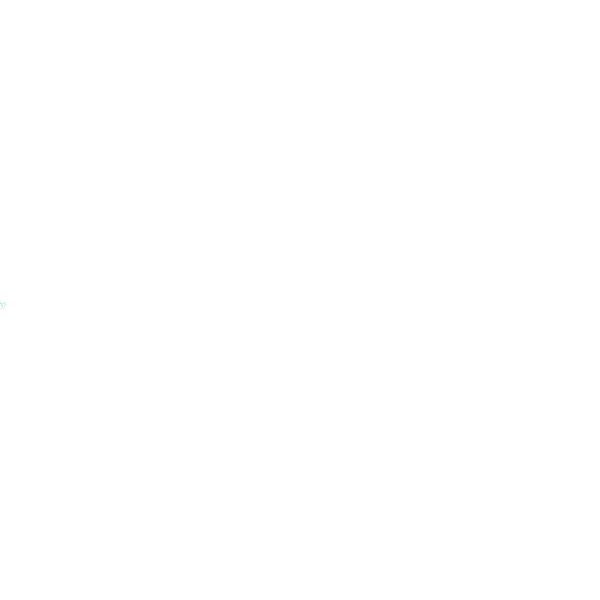
Frame 1 (no input)
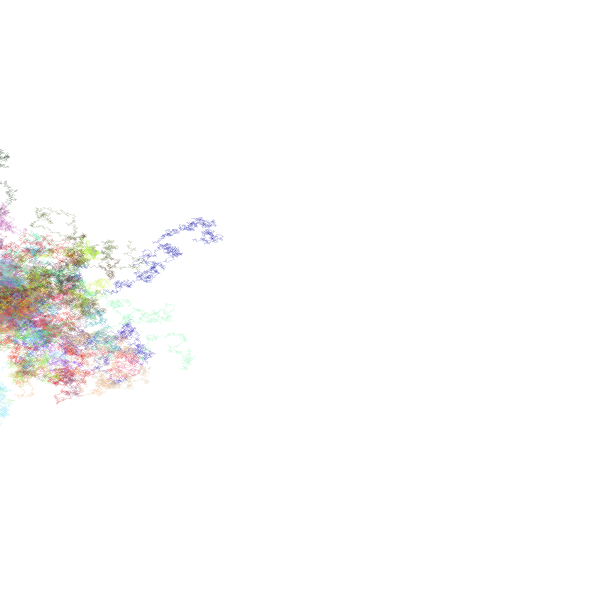
Frame 60 (the mouse pressed at the canvas centre just before this capture)
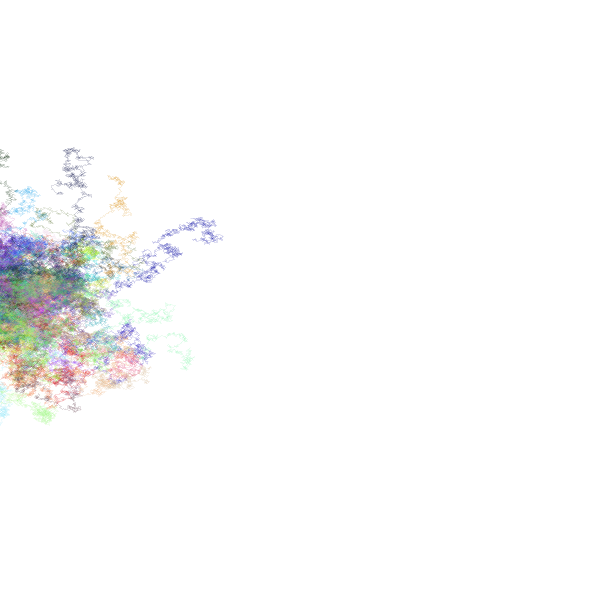
Frame 120 (the mouse held since frame 60 and released just before this capture)

The Processing sketch that drew these frames (run headless with seeded random() and noise(); from frame 60 on, the mouse is pressed at the canvas centre):

// Processing sketch: processing_101097
// ── processing_101097.pde

float[] xArray = new float[3600];
float[] yArray = new float[3600];


void setup() 
{
  size(600,600);
  background(#FFFFFF);

}

void draw() 
{
setLocations();
strokeWeight(0);
stroke(random(255), random(255), random(255));
noFill();
beginShape();
for (int i=0; i < xArray.length; i++)
{
vertex(xArray[i], yArray[i]);
}
endShape();
}

void setLocations() 
{
  xArray[0] = 0;
  yArray[0] = height/2;
  for (int i=1; i < xArray.length; i++) 
  {
    xArray[i] = (xArray[i-1] + random(12) ); 
      xArray[i] = xArray[i-1] + random(3) - random(3);
  }
  for (int i=1; i < yArray.length; i++)
  {
    yArray[i] = (yArray[i-1] + random(2) - random(2)); 
  }


}
